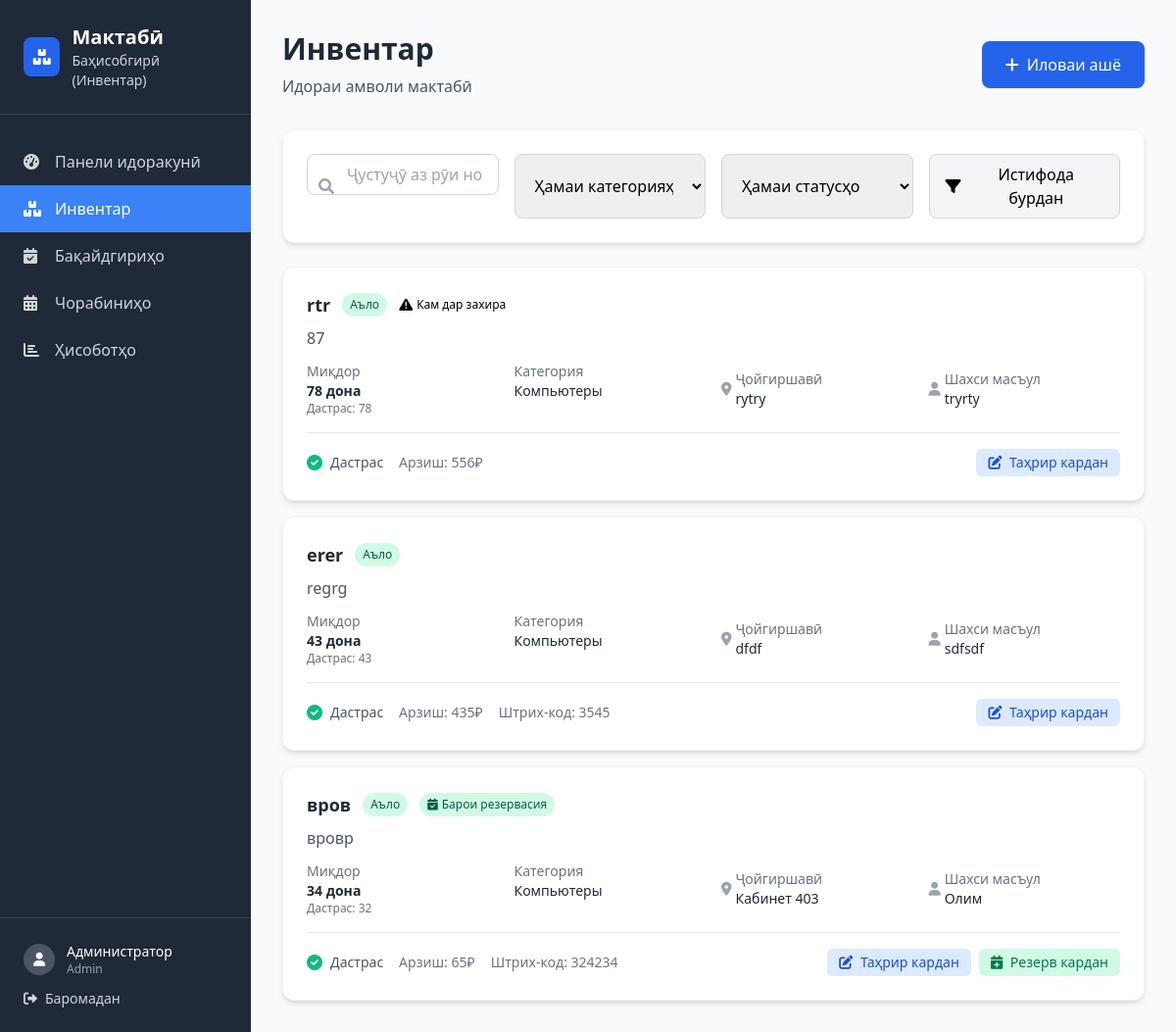
Page /inventory (signed in) on the committed database.
### app.py (models this page shows)
class User(UserMixin, db.Model):
    id = db.Column(db.Integer, primary_key=True)
    username = db.Column(db.String(80), unique=True, nullable=False)
    email = db.Column(db.String(120), unique=True, nullable=False)
    password_hash = db.Column(db.String(120), nullable=False)
    role = db.Column(db.String(20), nullable=False, default='teacher')  # admin, teacher, staff
    full_name = db.Column(db.String(100), nullable=False)
    department = db.Column(db.String(50))
    phone = db.Column(db.String(20))
    created_at = db.Column(db.DateTime(timezone=True), default=lambda: datetime.now(UTC))
    reservations = db.relationship(
        'Reservation',
        back_populates='user',
        foreign_keys='Reservation.user_id',
        lazy=True
    )
    approvals = db.relationship(
        'Reservation',
        back_populates='approver',
        foreign_keys='Reservation.approved_by',
        lazy=True
    )
    usage_logs = db.relationship('UsageLog', backref='user', lazy=True)

class InventoryItem(db.Model):
    id = db.Column(db.Integer, primary_key=True)
    name = db.Column(db.String(100), nullable=False)
    description = db.Column(db.Text)
    category_id = db.Column(db.Integer, db.ForeignKey('category.id'), nullable=False)
    quantity = db.Column(db.Integer, nullable=False, default=1)
    available_quantity = db.Column(db.Integer, nullable=False, default=1)
    min_quantity = db.Column(db.Integer, default=1)
    location = db.Column(db.String(100))
    condition = db.Column(db.String(20), default='good')  # excellent, good, fair, poor
    purchase_date = db.Column(db.Date)
    purchase_price = db.Column(db.Float) # <-- Должно быть Float
    barcode = db.Column(db.String(50), unique=True)
    responsible_person = db.Column(db.String(100))
    status = db.Column(db.String(20), default='available')  # available, maintenance, disposed
    is_reservable = db.Column(db.Boolean, default=True)
    created_at = db.Column(db.DateTime(timezone=True), default=lambda: datetime.now(UTC))
    updated_at = db.Column(db.DateTime(timezone=True), default=lambda: datetime.now(UTC), onupdate=lambda: datetime.now(UTC))
    reservations = db.relationship('Reservation', backref='item', lazy=True)
    usage_logs = db.relationship('UsageLog', backref='item', lazy=True)

class Category(db.Model):
    id = db.Column(db.Integer, primary_key=True)
    name = db.Column(db.String(50), nullable=False, unique=True)
    description = db.Column(db.Text)
    color = db.Column(db.String(20), default='#3B82F6')
    icon = db.Column(db.String(30), default='package')
    items = db.relationship('InventoryItem', backref='category', lazy=True)

### app.py (the view)
@app.route('/inventory')
@login_required
def inventory():
    search = request.args.get('search', '')
    category_id = request.args.get('category', type=int)
    status = request.args.get('status', '')
    query = InventoryItem.query
    if search:
        query = query.filter(InventoryItem.name.contains(search) |
                           InventoryItem.description.contains(search))
    if category_id:
        query = query.filter_by(category_id=category_id)
    if status:
        query = query.filter_by(status=status)
    items = query.all()
    categories = Category.query.all()
    return render_template('inventory.html', items=items, categories=categories)

### app.py (called while the page is built)
@login_manager.user_loader
def load_user(user_id):
    return User.query.get(int(user_id))

### templates/inventory.html (shortened to what this page needs)
{% extends "base.html" %}
{% block content %}
<div class="p-8">
    <div class="flex justify-between items-center mb-8">
        <div>
            <h1 class="text-3xl font-bold text-gray-800">Инвентар</h1>
            <p class="text-gray-600 mt-2">Идораи амволи мактабӣ</p>
        </div>
        <a href="{{ url_for('add_inventory') }}"
           class="flex items-center space-x-2 bg-blue-600 hover:bg-blue-700 text-white px-6 py-3 rounded-lg font-medium transition-colors">
            <i class="fas fa-plus"></i>
            <span>Иловаи ашё</span>
        </a>
    </div>
    <div class="bg-white p-6 rounded-xl shadow-md border border-gray-100 mb-6">
        <form method="GET" class="grid grid-cols-1 md:grid-cols-4 gap-4">
            <div class="relative">
                <i class="fas fa-search absolute left-3 top-1/2 transform -translate-y-1/2 text-gray-400"></i>
                <input type="text"
                       name="search"
                       value="{{ request.args.get('search', '') }}"
                       placeholder="Ҷустуҷӯ аз рӯи ном ё тавсиф..."
                       class="w-full pl-10 pr-4 py-2 border border-gray-300 rounded-lg focus:outline-none focus:ring-2 focus:ring-blue-500 focus:border-transparent">
            </div>
            <select name="category"
                    class="px-4 py-2 border border-gray-300 rounded-lg focus:outline-none focus:ring-2 focus:ring-blue-500 focus:border-transparent">
                <option value="">Ҳамаи категорияҳо</option>
            </select>
            <select name="status"
                    class="px-4 py-2 border border-gray-300 rounded-lg focus:outline-none focus:ring-2 focus:ring-blue-500 focus:border-transparent">
                <option value="">Ҳамаи статусҳо</option>
            </select>
            <button type="submit"
                    class="flex items-center justify-center space-x-2 px-4 py-2 bg-gray-100 hover:bg-gray-200 border border-gray-300 rounded-lg transition-colors">
                <i class="fas fa-filter"></i>
                <span>Истифода бурдан</span>
            </button>
        </form>
    </div>
    <div class="grid grid-cols-1 gap-4">
        {% for item in items %}
        <div class="bg-white p-6 rounded-xl shadow-md border border-gray-100 hover:shadow-lg transition-shadow">
            <div class="flex items-start justify-between">
                <div class="flex-1">
                    <div class="flex items-center space-x-3 mb-2">
                        <h3 class="text-lg font-semibold text-gray-800">{{ item.name }}</h3>
                        {% set condition_classes = {
                            'excellent': ('bg-green-100', 'text-green-800', 'Аъло'),
                            'good': ('bg-blue-100', 'text-blue-800', 'Хуб'),
                            'fair': ('bg-yellow-100', 'text-yellow-800', 'Қаноатбахш'),
                            'poor': ('bg-red-100', 'text-red-800', 'Бад')
                        } %}
                        {% set bg_class, text_class, label = condition_classes[item.condition] %}
                        <span class="px-2 py-1 rounded-full text-xs font-medium {{ bg_class }} {{ text_class }}">
                            {{ label }}
                        </span>
                        {% if item.available_quantity <= item.min_quantity %}
                        <div class="flex items-center space-x-1 text-amber-600">
                            <i class="fas fa-exclamation-triangle text-sm"></i>
                            <span class="text-xs font-medium">Кам дар захира</span>
                        </div>
                        {% endif %}
                        {% if item.is_reservable %}
                        <span class="px-2 py-1 rounded-full text-xs font-medium bg-green-100 text-green-800">
                            <i class="fas fa-calendar-check mr-1"></i>Барои резервасия
                        </span>
                        {% endif %}
                    </div>
                    <p class="text-gray-600 mb-3">{{ item.description }}</p>
                    <div class="grid grid-cols-2 md:grid-cols-4 gap-4 text-sm">
                        <div>
                            <p class="text-gray-500 font-medium">Миқдор</p>
                            <p class="text-gray-800 font-semibold">{{ item.quantity }} дона</p>
                            <p class="text-xs text-gray-500">Дастрас: {{ item.available_quantity }}</p>
                        </div>
                        <div>
                            <p class="text-gray-500 font-medium">Категория</p>
                            <p class="text-gray-800">{{ item.category.name }}</p>
                        </div>
                        <div class="flex items-center">
                            <i class="fas fa-map-marker-alt text-gray-400 mr-1"></i>
                            <div>
                                <p class="text-gray-500 font-medium">Ҷойгиршавӣ</p>
                                <p class="text-gray-800">{{ item.location or 'Нишон дода нашудааст' }}</p>
                            </div>
                        </div>
                        <div class="flex items-center">
                            <i class="fas fa-user text-gray-400 mr-1"></i>
                            <div>
                                <p class="text-gray-500 font-medium">Шахси масъул</p>
                                <p class="text-gray-800">{{ item.responsible_person or 'Таъин нашудааст' }}</p>
                            </div>
                        </div>
                    </div>
                    <div class="flex items-center justify-between mt-4 pt-4 border-t border-gray-200">
                        <div class="flex items-center space-x-4">
                            <div class="flex items-center space-x-2">
                                {% set status_info = {
                                    'available': ('check-circle', 'green', 'Дастрас'),
                                    'maintenance': ('wrench', 'amber', 'Таъмир'),
                                    'disposed': ('times-circle', 'red', 'Аз ҳисоб бароварда шудааст')
                                } %}
                                {% set icon, color, label = status_info[item.status] %}
                                <i class="fas fa-{{ icon }} text-{{ color }}-500"></i>
                                <span class="text-sm text-gray-600">{{ label }}</span>
                            </div>
                            {% if item.purchase_price %}
                            <div class="text-sm text-gray-500">
                                Арзиш: {{ "{:,.0f}".format(item.purchase_price) }}₽
                            </div>
                            {% endif %}
                            {% if item.barcode %}
                            <div class="text-sm text-gray-500">
                                Штрих-код: {{ item.barcode }}
                            </div>
                            {% endif %}
                        </div>
                        <div class="flex space-x-2">
                            <a href="{{ url_for('edit_inventory', item_id=item.id) }}"
                               class="px-3 py-1 text-sm bg-blue-100 text-blue-700 rounded-md hover:bg-blue-200 transition-colors">
                                <i class="fas fa-edit mr-1"></i>
                                Таҳрир кардан
                            </a>
                            {% if item.is_reservable and item.available_quantity > 0 %}
                            <a href="{{ url_for('add_reservation') }}?item_id={{ item.id }}"
                               class="px-3 py-1 text-sm bg-green-100 text-green-700 rounded-md hover:bg-green-200 transition-colors">
                                <i class="fas fa-calendar-plus mr-1"></i>
                                Резерв кардан
                            </a>
                            {% endif %}
                        </div>
                    </div>
                </div>
            </div>
        </div>
        {% endfor %}
    </div>
</div>
{% endblock %}

### templates/base.html (shortened to what this page needs)
<!DOCTYPE html>
<html lang="tj">
<head>
    <link href="https://cdn.jsdelivr.net/npm/tailwindcss@2.2.19/dist/tailwind.min.css" rel="stylesheet">
    <link href="https://cdnjs.cloudflare.com/ajax/libs/font-awesome/6.0.0/css/all.min.css" rel="stylesheet">
</head>
<body class="bg-gray-50 antialiased">
    <div class="flex min-h-screen">
        <aside class="w-64 bg-gray-800 text-white fixed h-full overflow-y-auto z-20">
            <div class="p-6 border-b border-gray-700">
                <a href="{{ url_for('dashboard') }}" class="block">
                    <div class="flex items-center space-x-3">
                        <div class="w-10 h-10 bg-blue-600 rounded-lg flex items-center justify-center hover-transition hover:bg-blue-700">
                            <i class="fas fa-boxes text-white"></i>
                        </div>
                        <div>
                            <h1 class="text-xl font-bold">Мактабӣ</h1>
                            <p class="text-sm text-gray-300">Баҳисобгирӣ (Инвентар)</p>
                        </div>
                    </div>
                </a>
            </div>
            <nav class="mt-6" aria-label="Main navigation">
                {% set nav_items = [
                    ('dashboard', 'fas fa-tachometer-alt', 'Панели идоракунӣ'),
                    ('inventory', 'fas fa-boxes', 'Инвентар'),
                    ('reservations', 'fas fa-calendar-check', 'Бақайдгириҳо'),
                    ('events', 'fas fa-calendar-alt', 'Чорабиниҳо'),
                    ('reports', 'fas fa-chart-bar', 'Ҳисоботҳо')
                ] %}
                {% for route, icon, label in nav_items %}
                <a href="{{ url_for(route) }}"
                   class="flex items-center space-x-3 px-6 py-3 text-gray-300 hover:bg-gray-700 hover:text-white hover-transition {% if request.endpoint == route %}sidebar-active{% endif %}"
                   aria-current="{{ 'page' if request.endpoint == route else 'false' }}">
                    <i class="{{ icon }} w-5" aria-hidden="true"></i>
                    <span>{{ label }}</span>
                </a>
                {% endfor %}
            </nav>
            <div class="absolute bottom-0 w-64 p-6 border-t border-gray-700 bg-gray-800">
                <div class="flex items-center space-x-3 mb-3">
                    <div class="w-8 h-8 bg-gray-600 rounded-full flex items-center justify-center">
                        <i class="fas fa-user text-sm" aria-hidden="true"></i>
                    </div>
                    <div>
                        <p class="text-sm font-medium">{{ current_user.full_name }}</p>
                        <p class="text-xs text-gray-400">{{ current_user.role|title }}</p>
                    </div>
                </div>
                <a href="{{ url_for('logout') }}"
                   class="flex items-center space-x-2 text-gray-300 hover:text-white text-sm hover-transition"
                   title="Баромадан аз система">
                    <i class="fas fa-sign-out-alt" aria-hidden="true"></i>
                    <span>Баромадан</span>
                </a>
            </div>
        </aside>
        <main class="flex-1 ml-64 relative min-h-screen">
            {% block content %}{% endblock %}
        </main>
    </div>
</body>
</html>

### templates/base.html (style rules this page uses)
:root { --primary-color: #3B82F6; --sidebar-width: 16rem; --transition-duration: 0.2s; }
.sidebar-active { background-color: var(--primary-color); color: white; }
.hover-transition { transition: all var(--transition-duration) ease-in-out; }

### rows in the picture
User: full_name "Администратор", role "Admin"
InventoryItem: name "rtr", label "Аъло", min_quantity "Кам дар захира", description "87", quantity "78", available_quantity "78", category.name "Компьютеры", location "rytry", responsible_person "tryrty", label "Дастрас", purchase_price "556"
InventoryItem: name "erer", label "Аъло", description "regrg", quantity "43", available_quantity "43", category.name "Компьютеры", location "dfdf", responsible_person "sdfsdf", label "Дастрас", purchase_price "435", barcode "3545"
InventoryItem: name "вров", label "Аъло", is_reservable True (drawn), description "вровр", quantity "34", available_quantity "32", category.name "Компьютеры", location "Кабинет 403", responsible_person "Олим", label "Дастрас", purchase_price "65", barcode "324234"

### other values in the picture
{{ label }} "Панели идоракунӣ" "Инвентар" "Бақайдгириҳо" "Чорабиниҳо" "Ҳисоботҳо"
